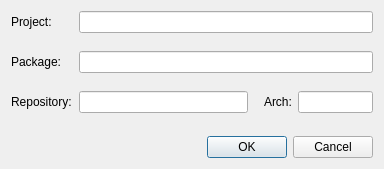
<?xml version="1.0" encoding="UTF-8"?>
<ui version="4.0">
 <class>RowEditor</class>
 <widget class="QDialog" name="RowEditor">
  <property name="geometry">
   <rect>
    <x>0</x>
    <y>0</y>
    <width>384</width>
    <height>169</height>
   </rect>
  </property>
  <property name="windowTitle">
   <string>Row Editor</string>
  </property>
  <layout class="QFormLayout" name="formLayout">
   <item row="0" column="0" colspan="2">
    <layout class="QHBoxLayout" name="horizontalLayoutProject">
     <item>
      <widget class="QLabel" name="labelProject">
       <property name="sizePolicy">
        <sizepolicy hsizetype="Expanding" vsizetype="Preferred">
         <horstretch>0</horstretch>
         <verstretch>0</verstretch>
        </sizepolicy>
       </property>
       <property name="maximumSize">
        <size>
         <width>62</width>
         <height>16777215</height>
        </size>
       </property>
       <property name="text">
        <string>Project:</string>
       </property>
      </widget>
     </item>
     <item>
      <widget class="QLineEdit" name="lineEditProject"/>
     </item>
    </layout>
   </item>
   <item row="1" column="0">
    <spacer name="verticalSpacerProject">
     <property name="orientation">
      <enum>Qt::Vertical</enum>
     </property>
     <property name="sizeHint" stdset="0">
      <size>
       <width>20</width>
       <height>7</height>
      </size>
     </property>
    </spacer>
   </item>
   <item row="2" column="0" colspan="2">
    <layout class="QHBoxLayout" name="horizontalLayoutPackage">
     <item>
      <widget class="QLabel" name="labelPackage">
       <property name="sizePolicy">
        <sizepolicy hsizetype="Expanding" vsizetype="Preferred">
         <horstretch>0</horstretch>
         <verstretch>0</verstretch>
        </sizepolicy>
       </property>
       <property name="maximumSize">
        <size>
         <width>62</width>
         <height>16777215</height>
        </size>
       </property>
       <property name="text">
        <string>Package:</string>
       </property>
      </widget>
     </item>
     <item>
      <widget class="QLineEdit" name="lineEditPackage"/>
     </item>
    </layout>
   </item>
   <item row="3" column="0">
    <spacer name="verticalSpacerPackage">
     <property name="orientation">
      <enum>Qt::Vertical</enum>
     </property>
     <property name="sizeHint" stdset="0">
      <size>
       <width>20</width>
       <height>7</height>
      </size>
     </property>
    </spacer>
   </item>
   <item row="4" column="0" colspan="2">
    <layout class="QHBoxLayout" name="otherHorizontalLayout">
     <item>
      <widget class="QLabel" name="labelRepository">
       <property name="sizePolicy">
        <sizepolicy hsizetype="Expanding" vsizetype="Preferred">
         <horstretch>0</horstretch>
         <verstretch>0</verstretch>
        </sizepolicy>
       </property>
       <property name="maximumSize">
        <size>
         <width>62</width>
         <height>16777215</height>
        </size>
       </property>
       <property name="text">
        <string>Repository:</string>
       </property>
      </widget>
     </item>
     <item>
      <widget class="QLineEdit" name="lineEditRepository"/>
     </item>
     <item>
      <spacer name="horizontalSpacerArch">
       <property name="orientation">
        <enum>Qt::Horizontal</enum>
       </property>
       <property name="sizeType">
        <enum>QSizePolicy::Maximum</enum>
       </property>
       <property name="sizeHint" stdset="0">
        <size>
         <width>10</width>
         <height>20</height>
        </size>
       </property>
      </spacer>
     </item>
     <item>
      <widget class="QLabel" name="labelArch">
       <property name="text">
        <string>Arch:</string>
       </property>
      </widget>
     </item>
     <item>
      <widget class="QLineEdit" name="lineEditArch">
       <property name="maximumSize">
        <size>
         <width>75</width>
         <height>16777215</height>
        </size>
       </property>
      </widget>
     </item>
    </layout>
   </item>
   <item row="5" column="0">
    <spacer name="verticalSpacerOther">
     <property name="orientation">
      <enum>Qt::Vertical</enum>
     </property>
     <property name="sizeHint" stdset="0">
      <size>
       <width>20</width>
       <height>12</height>
      </size>
     </property>
    </spacer>
   </item>
   <item row="6" column="1">
    <widget class="QDialogButtonBox" name="buttonBox">
     <property name="orientation">
      <enum>Qt::Horizontal</enum>
     </property>
     <property name="standardButtons">
      <set>QDialogButtonBox::Cancel|QDialogButtonBox::Ok</set>
     </property>
    </widget>
   </item>
  </layout>
 </widget>
 <resources/>
 <connections>
  <connection>
   <sender>buttonBox</sender>
   <signal>accepted()</signal>
   <receiver>RowEditor</receiver>
   <slot>accept()</slot>
   <hints>
    <hint type="sourcelabel">
     <x>248</x>
     <y>254</y>
    </hint>
    <hint type="destinationlabel">
     <x>157</x>
     <y>274</y>
    </hint>
   </hints>
  </connection>
  <connection>
   <sender>buttonBox</sender>
   <signal>rejected()</signal>
   <receiver>RowEditor</receiver>
   <slot>reject()</slot>
   <hints>
    <hint type="sourcelabel">
     <x>316</x>
     <y>260</y>
    </hint>
    <hint type="destinationlabel">
     <x>286</x>
     <y>274</y>
    </hint>
   </hints>
  </connection>
 </connections>
</ui>
